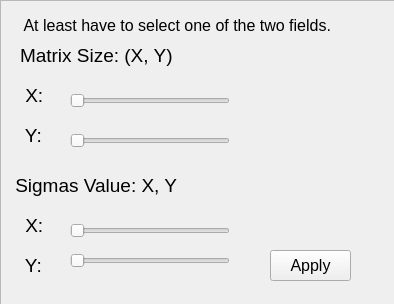
<?xml version="1.0" encoding="UTF-8"?>
<ui version="4.0">
 <class>ConfiguratorWidget</class>
 <widget class="QWidget" name="ConfiguratorWidget">
  <property name="geometry">
   <rect>
    <x>0</x>
    <y>0</y>
    <width>394</width>
    <height>304</height>
   </rect>
  </property>
  <property name="windowTitle">
   <string>Gaussian Configurator</string>
  </property>
  <widget class="QFrame" name="gaussian_frame">
   <property name="geometry">
    <rect>
     <x>0</x>
     <y>0</y>
     <width>421</width>
     <height>331</height>
    </rect>
   </property>
   <property name="frameShape">
    <enum>QFrame::StyledPanel</enum>
   </property>
   <property name="frameShadow">
    <enum>QFrame::Raised</enum>
   </property>
   <widget class="QLabel" name="size_label">
    <property name="geometry">
     <rect>
      <x>20</x>
      <y>30</y>
      <width>231</width>
      <height>51</height>
     </rect>
    </property>
    <property name="font">
     <font>
      <family>Arial</family>
      <pointsize>14</pointsize>
      <weight>50</weight>
      <bold>false</bold>
     </font>
    </property>
    <property name="text">
     <string>Matrix Size: (X, Y) </string>
    </property>
   </widget>
   <widget class="QLabel" name="x_label">
    <property name="geometry">
     <rect>
      <x>20</x>
      <y>70</y>
      <width>41</width>
      <height>51</height>
     </rect>
    </property>
    <property name="font">
     <font>
      <family>Arial</family>
      <pointsize>14</pointsize>
      <weight>50</weight>
      <bold>false</bold>
     </font>
    </property>
    <property name="text">
     <string> X:</string>
    </property>
   </widget>
   <widget class="QLabel" name="y_label">
    <property name="geometry">
     <rect>
      <x>20</x>
      <y>110</y>
      <width>41</width>
      <height>51</height>
     </rect>
    </property>
    <property name="font">
     <font>
      <family>Arial</family>
      <pointsize>14</pointsize>
      <weight>50</weight>
      <bold>false</bold>
     </font>
    </property>
    <property name="text">
     <string> Y:</string>
    </property>
   </widget>
   <widget class="QSlider" name="sliderX">
    <property name="geometry">
     <rect>
      <x>70</x>
      <y>90</y>
      <width>160</width>
      <height>22</height>
     </rect>
    </property>
    <property name="orientation">
     <enum>Qt::Horizontal</enum>
    </property>
   </widget>
   <widget class="QSlider" name="sliderY">
    <property name="geometry">
     <rect>
      <x>70</x>
      <y>130</y>
      <width>160</width>
      <height>22</height>
     </rect>
    </property>
    <property name="orientation">
     <enum>Qt::Horizontal</enum>
    </property>
   </widget>
   <widget class="QLabel" name="sigmas_label">
    <property name="geometry">
     <rect>
      <x>10</x>
      <y>160</y>
      <width>211</width>
      <height>51</height>
     </rect>
    </property>
    <property name="font">
     <font>
      <family>Arial</family>
      <pointsize>14</pointsize>
      <weight>50</weight>
      <bold>false</bold>
     </font>
    </property>
    <property name="text">
     <string> Sigmas Value: X, Y</string>
    </property>
   </widget>
   <widget class="QLabel" name="sigma_x_label">
    <property name="geometry">
     <rect>
      <x>20</x>
      <y>200</y>
      <width>41</width>
      <height>51</height>
     </rect>
    </property>
    <property name="font">
     <font>
      <family>Arial</family>
      <pointsize>14</pointsize>
      <weight>50</weight>
      <bold>false</bold>
     </font>
    </property>
    <property name="text">
     <string> X:</string>
    </property>
   </widget>
   <widget class="QLabel" name="sigma_y_label">
    <property name="geometry">
     <rect>
      <x>20</x>
      <y>240</y>
      <width>41</width>
      <height>51</height>
     </rect>
    </property>
    <property name="font">
     <font>
      <family>Arial</family>
      <pointsize>14</pointsize>
      <weight>50</weight>
      <bold>false</bold>
     </font>
    </property>
    <property name="text">
     <string> Y:</string>
    </property>
   </widget>
   <widget class="QSlider" name="sliderX_sigma">
    <property name="geometry">
     <rect>
      <x>70</x>
      <y>220</y>
      <width>160</width>
      <height>22</height>
     </rect>
    </property>
    <property name="orientation">
     <enum>Qt::Horizontal</enum>
    </property>
   </widget>
   <widget class="QSlider" name="sliderY_sigma">
    <property name="geometry">
     <rect>
      <x>70</x>
      <y>250</y>
      <width>160</width>
      <height>22</height>
     </rect>
    </property>
    <property name="orientation">
     <enum>Qt::Horizontal</enum>
    </property>
   </widget>
   <widget class="QPushButton" name="apply_btn">
    <property name="geometry">
     <rect>
      <x>270</x>
      <y>250</y>
      <width>81</width>
      <height>31</height>
     </rect>
    </property>
    <property name="font">
     <font>
      <family>Arial</family>
      <pointsize>12</pointsize>
     </font>
    </property>
    <property name="text">
     <string>Apply</string>
    </property>
   </widget>
   <widget class="QLabel" name="info_label">
    <property name="geometry">
     <rect>
      <x>20</x>
      <y>10</y>
      <width>351</width>
      <height>31</height>
     </rect>
    </property>
    <property name="font">
     <font>
      <family>Arial</family>
      <pointsize>12</pointsize>
      <weight>50</weight>
      <bold>false</bold>
     </font>
    </property>
    <property name="text">
     <string> At least have to select one of the two fields.</string>
    </property>
   </widget>
  </widget>
 </widget>
 <resources/>
 <connections/>
</ui>
